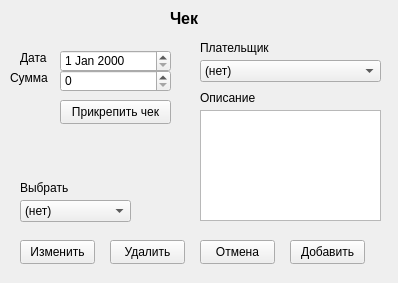
<?xml version="1.0" encoding="UTF-8"?>
<ui version="4.0">
 <class>Form</class>
 <widget class="QWidget" name="Form">
  <property name="geometry">
   <rect>
    <x>0</x>
    <y>0</y>
    <width>398</width>
    <height>283</height>
   </rect>
  </property>
  <property name="windowTitle">
   <string>Form</string>
  </property>
  <widget class="QDateEdit" name="date">
   <property name="geometry">
    <rect>
     <x>60</x>
     <y>50</y>
     <width>111</width>
     <height>22</height>
    </rect>
   </property>
  </widget>
  <widget class="QSpinBox" name="sb_value">
   <property name="geometry">
    <rect>
     <x>60</x>
     <y>70</y>
     <width>111</width>
     <height>22</height>
    </rect>
   </property>
  </widget>
  <widget class="QComboBox" name="cb_buyer">
   <property name="geometry">
    <rect>
     <x>200</x>
     <y>60</y>
     <width>181</width>
     <height>22</height>
    </rect>
   </property>
   <item>
    <property name="text">
     <string>(нет)</string>
    </property>
   </item>
  </widget>
  <widget class="QLabel" name="label">
   <property name="geometry">
    <rect>
     <x>170</x>
     <y>10</y>
     <width>61</width>
     <height>16</height>
    </rect>
   </property>
   <property name="font">
    <font>
     <pointsize>12</pointsize>
     <bold>true</bold>
    </font>
   </property>
   <property name="text">
    <string>Чек</string>
   </property>
  </widget>
  <widget class="QPushButton" name="b_ok">
   <property name="geometry">
    <rect>
     <x>290</x>
     <y>240</y>
     <width>75</width>
     <height>24</height>
    </rect>
   </property>
   <property name="text">
    <string>Добавить</string>
   </property>
  </widget>
  <widget class="QPushButton" name="b_cancel">
   <property name="geometry">
    <rect>
     <x>200</x>
     <y>240</y>
     <width>75</width>
     <height>24</height>
    </rect>
   </property>
   <property name="text">
    <string>Отмена</string>
   </property>
  </widget>
  <widget class="QPushButton" name="b_bill">
   <property name="geometry">
    <rect>
     <x>60</x>
     <y>100</y>
     <width>111</width>
     <height>24</height>
    </rect>
   </property>
   <property name="text">
    <string>Прикрепить чек</string>
   </property>
  </widget>
  <widget class="QLabel" name="label_2">
   <property name="geometry">
    <rect>
     <x>200</x>
     <y>90</y>
     <width>61</width>
     <height>16</height>
    </rect>
   </property>
   <property name="text">
    <string>Описание</string>
   </property>
  </widget>
  <widget class="QLabel" name="label_3">
   <property name="geometry">
    <rect>
     <x>200</x>
     <y>40</y>
     <width>91</width>
     <height>16</height>
    </rect>
   </property>
   <property name="text">
    <string>Плательщик</string>
   </property>
  </widget>
  <widget class="QLabel" name="label_4">
   <property name="geometry">
    <rect>
     <x>10</x>
     <y>70</y>
     <width>49</width>
     <height>16</height>
    </rect>
   </property>
   <property name="text">
    <string>Сумма</string>
   </property>
  </widget>
  <widget class="QLabel" name="label_5">
   <property name="geometry">
    <rect>
     <x>20</x>
     <y>50</y>
     <width>49</width>
     <height>16</height>
    </rect>
   </property>
   <property name="text">
    <string>Дата</string>
   </property>
  </widget>
  <widget class="QComboBox" name="cb_select">
   <property name="geometry">
    <rect>
     <x>20</x>
     <y>200</y>
     <width>111</width>
     <height>22</height>
    </rect>
   </property>
   <item>
    <property name="text">
     <string>(нет)</string>
    </property>
   </item>
  </widget>
  <widget class="QLabel" name="label_6">
   <property name="geometry">
    <rect>
     <x>20</x>
     <y>180</y>
     <width>49</width>
     <height>16</height>
    </rect>
   </property>
   <property name="text">
    <string>Выбрать</string>
   </property>
  </widget>
  <widget class="QPushButton" name="b_change">
   <property name="geometry">
    <rect>
     <x>20</x>
     <y>240</y>
     <width>75</width>
     <height>24</height>
    </rect>
   </property>
   <property name="text">
    <string>Изменить</string>
   </property>
  </widget>
  <widget class="QPushButton" name="b_kill">
   <property name="geometry">
    <rect>
     <x>110</x>
     <y>240</y>
     <width>75</width>
     <height>24</height>
    </rect>
   </property>
   <property name="text">
    <string>Удалить</string>
   </property>
  </widget>
  <widget class="QTextEdit" name="note">
   <property name="geometry">
    <rect>
     <x>200</x>
     <y>110</y>
     <width>181</width>
     <height>111</height>
    </rect>
   </property>
  </widget>
  <widget class="QLabel" name="file_path">
   <property name="geometry">
    <rect>
     <x>60</x>
     <y>130</y>
     <width>111</width>
     <height>16</height>
    </rect>
   </property>
   <property name="text">
    <string/>
   </property>
  </widget>
 </widget>
 <resources/>
 <connections/>
</ui>
